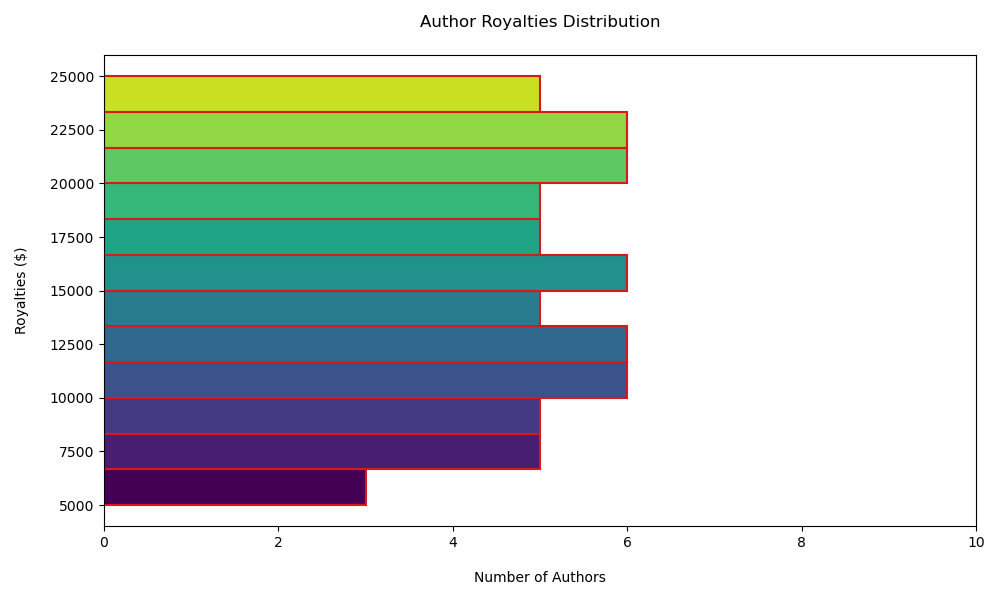

Generate this figure with Python:
import matplotlib.pyplot as plt

royalties = [
    5000, 6000, 6200, 6800, 7200, 7600, 8000, 8200, 8500, 8800, 9200, 9500, 9800, 10000, 
    10300, 10700, 11000, 11300, 11500, 11800, 12200, 12500, 12700, 13000, 13300, 13600, 
    14000, 14200, 14500, 14800, 15200, 15500, 15800, 16000, 16300, 16500, 16800, 17200, 
    17500, 17800, 18200, 18500, 18800, 19200, 19500, 19800, 20000, 20300, 20500, 20800, 
    21200, 21500, 21700, 22000, 22300, 22700, 23000, 23300, 23500, 23800, 24000, 24500, 
    25000
]

fig, ax = plt.subplots(figsize=(10, 6))
n, bins, patches = ax.hist(royalties, bins=12, orientation='horizontal', color='#2C7BB6', edgecolor='#D7191C', linewidth=1.5)

ax.set_title('Author Royalties Distribution', pad=20)
ax.set_ylabel('Royalties ($)', labelpad=15)
ax.set_xlabel('Number of Authors', labelpad=15)
ax.set_xlim(0, 10)

for i, patch in enumerate(patches):
    patch.set_facecolor(plt.cm.viridis(i / len(patches)))

plt.tight_layout()
plt.show()
